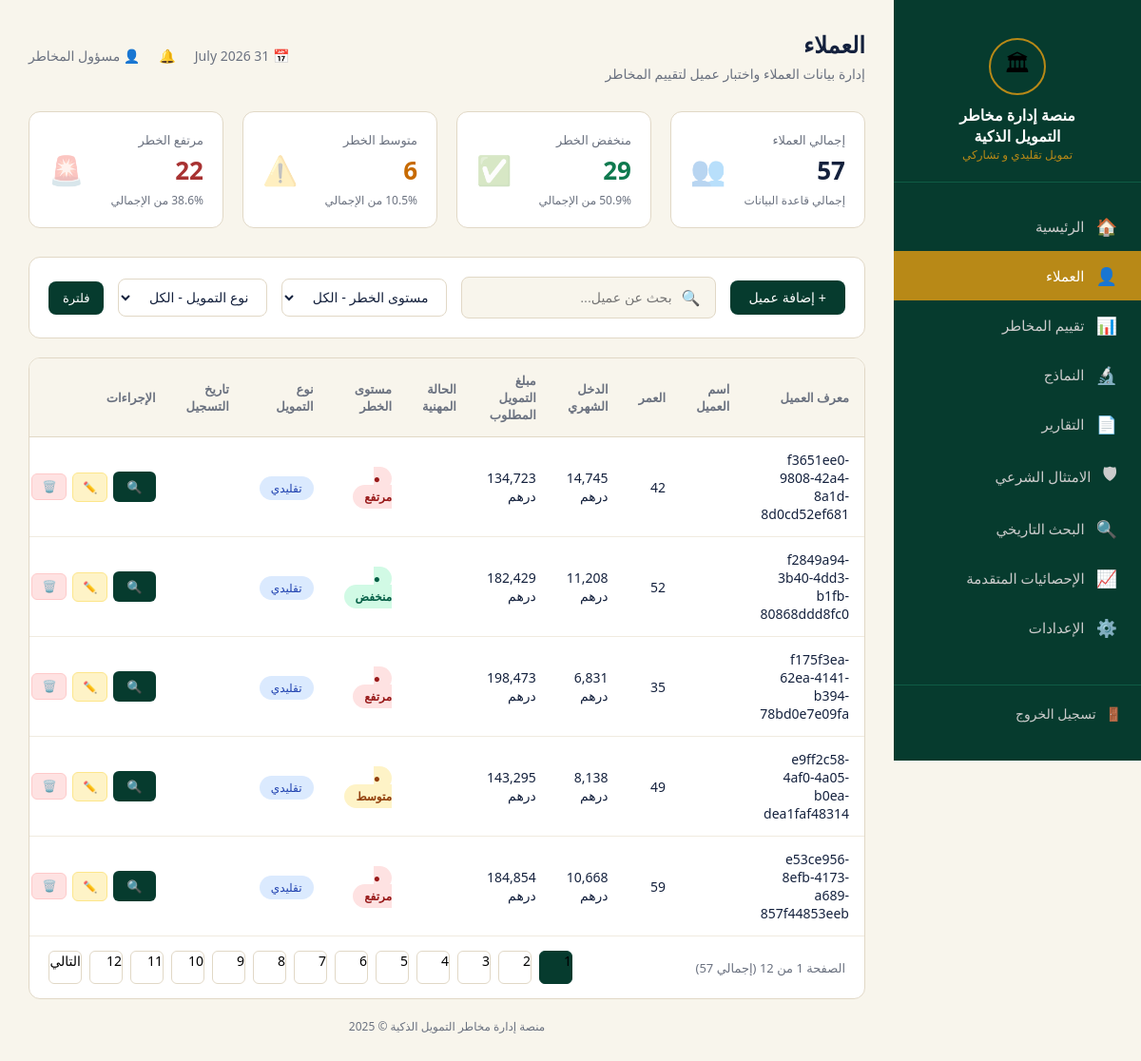
The app's page /clients (signed in) with its own data.
### tables this page shows
CREATE TABLE clients (
                id TEXT PRIMARY KEY,
                data TEXT
            );

### app.py (the view)
@app.route('/clients')
@login_required
def clients():
    date_str = datetime.now().strftime("%d %B %Y")
    search = request.args.get('search', '').lower()
    risk_filter = request.args.get('risk', 'الكل')
    type_filter = request.args.get('type', 'الكل')
    page = int(request.args.get('page', 1))
    clients_list = get_all_clients()
    filtered_clients = clients_list
    if search:
        filtered_clients = [c for c in filtered_clients if search in c['id'].lower() or search in c.get('job', '').lower()]
    if risk_filter != 'الكل':
        filtered_clients = [c for c in filtered_clients if c.get('risk_level') == risk_filter]
    if type_filter != 'الكل':
        filtered_clients = [c for c in filtered_clients if c.get('finance_type') == type_filter]
    total = len(clients_list)
    low = sum(1 for c in clients_list if c.get('risk_level') == 'منخفض')
    mid = sum(1 for c in clients_list if c.get('risk_level') == 'متوسط')
    high = sum(1 for c in clients_list if c.get('risk_level') == 'مرتفع')
    stats = {
        'total': total, 'low': low, 'mid': mid, 'high': high,
        'low_pct': round((low/total)*100, 1) if total else 0,
        'mid_pct': round((mid/total)*100, 1) if total else 0,
        'high_pct': round((high/total)*100, 1) if total else 0,
    }
    per_page = 5
    total_pages = max(1, (len(filtered_clients) + per_page - 1) // per_page)
    page = max(1, min(page, total_pages))
    start_idx = (page - 1) * per_page
    end_idx = start_idx + per_page
    paginated_clients = filtered_clients[start_idx:end_idx]
    return render_template('clients.html', clients=paginated_clients, stats=stats, date=date_str,
                           current_page=page, total_pages=total_pages, search=search, risk=risk_filter, type=type_filter)

### app.py (called while the page is built)
def get_db_connection():
    conn = sqlite3.connect(DB_FILE)
    conn.row_factory = sqlite3.Row
    return conn

def get_all_clients():
    if USE_FIREBASE and db:
        try:
            docs = db.collection('clients').order_by('id', direction=firestore.Query.DESCENDING).stream(timeout=5.0)
            return [doc.to_dict() for doc in docs]
        except Exception as e:
            print(f"Firestore get_all_clients error (timing out/offline): {e}")
    try:
        conn = get_db_connection()
        cursor = conn.cursor()
        cursor.execute("SELECT data FROM clients ORDER BY id DESC")
        rows = cursor.fetchall()
        conn.close()
        return [json.loads(row['data']) for row in rows]
    except Exception as e:
        print(f"SQLite get_all_clients error: {e}")
        return []

def login_required(f):
    @wraps(f)
    def decorated_function(*args, **kwargs):
        if 'logged_in' not in session:
            return redirect(url_for('login'))
        return f(*args, **kwargs)
    return decorated_function

### templates/clients.html (shortened to what this page needs)
{% extends 'base.html' %}
{% block content %}
<div class="topbar">
    <div>
        <h1>العملاء</h1>
        <p>إدارة بيانات العملاء واختبار عميل لتقييم المخاطر</p>
    </div>
    <div class="info">
        <span>📅 {{ date }}</span>
        <span>🔔</span>
        <span>👤 مسؤول المخاطر</span>
    </div>
</div>
<div class="stats">
    <div class="stat-card total">
        <div class="left">
            <div class="label">إجمالي العملاء</div>
            <div class="value">{{ stats.total }}</div>
            <div class="sub">إجمالي قاعدة البيانات</div>
        </div>
        <div class="icon">👥</div>
    </div>
    <div class="stat-card green">
        <div class="left">
            <div class="label">منخفض الخطر</div>
            <div class="value">{{ stats.low }}</div>
            <div class="sub">{{ stats.low_pct }}% من الإجمالي</div>
        </div>
        <div class="icon">✅</div>
    </div>
    <div class="stat-card orange">
        <div class="left">
            <div class="label">متوسط الخطر</div>
            <div class="value">{{ stats.mid }}</div>
            <div class="sub">{{ stats.mid_pct }}% من الإجمالي</div>
        </div>
        <div class="icon">⚠️</div>
    </div>
    <div class="stat-card red">
        <div class="left">
            <div class="label">مرتفع الخطر</div>
            <div class="value">{{ stats.high }}</div>
            <div class="sub">{{ stats.high_pct }}% من الإجمالي</div>
        </div>
        <div class="icon">🚨</div>
    </div>
</div>
<form method="GET" action="{{ url_for('clients') }}" class="filters">
    <button type="button" class="btn-add" onclick="document.getElementById('addModal').style.display='flex'">+ إضافة عميل</button>
    <div class="search-box">
        <span>🔍</span>
        <input type="text" name="search" placeholder="بحث عن عميل..." value="{{ search }}">
    </div>
    <select class="filter-select" name="risk">
        <option value="الكل" {% if risk == 'الكل' %}selected{% endif %}>مستوى الخطر - الكل</option>
    </select>
    <select class="filter-select" name="type">
        <option value="الكل" {% if type == 'الكل' %}selected{% endif %}>نوع التمويل - الكل</option>
    </select>
    <button type="submit" class="btn-assess" style="padding: 10px 15px; border-radius: 8px;">فلترة</button>
</form>
<div class="table-card">
    <table>
        <thead>
            <tr>
                <th>معرف العميل</th>
                <th>اسم العميل</th>
                <th>العمر</th>
                <th>الدخل الشهري</th>
                <th>مبلغ التمويل المطلوب</th>
                <th>الحالة المهنية</th>
                <th>مستوى الخطر</th>
                <th>نوع التمويل</th>
                <th>تاريخ التسجيل</th>
                <th>الإجراءات</th>
            </tr>
        </thead>
        <tbody>
            {% for client in clients %}
            <tr>
                <td>{{ client.id }}</td>
                <td>{{ client.name }}</td>
                <td>{{ client.age }}</td>
                <td>{{ "{:,.0f}".format(client.income) }} درهم</td>
                <td>{{ "{:,.0f}".format(client.loan_amount) }} درهم</td>
                <td>{{ client.job }}</td>
                <td>
                    {% if client.risk_level == 'منخفض' %}
                        <span class="badge-risk low">● منخفض</span>
                    {% elif client.risk_level == 'متوسط' %}
                        <span class="badge-risk mid">● متوسط</span>
                    {% else %}
                        <span class="badge-risk high">● مرتفع</span>
                    {% endif %}
                </td>
                <td>
                    {% if client.finance_type == 'تشاركي' %}
                        <span class="badge-type part">تشاركي</span>
                    {% else %}
                        <span class="badge-type trad">تقليدي</span>
                    {% endif %}
                </td>
                <td>{{ client.date }}</td>
                <td>
                    <div class="action-btns">
                        <a class="btn-assess" href="{{ url_for('risk_assessment_client', client_id=client.id) }}" title="تقييم المخاطر">🔍</a>
                        <a class="btn-edit-sm" href="{{ url_for('edit_client_route', client_id=client.id) }}" title="تعديل">✏️</a>
                        <button class="btn-delete-sm" onclick="confirmDelete('{{ client.id }}')" title="حذف">🗑️</button>
                    </div>
                </td>
            </tr>
            {% endfor %}
        </tbody>
    </table>
    <div class="pagination">
        <div class="page-info">الصفحة {{ current_page }} من {{ total_pages }} (إجمالي {{ stats.total }})</div>
        <div class="pages">
            {% for p in range(1, total_pages + 1) %}
            <a href="{{ url_for('clients', page=p, search=search, risk=risk, type=type) }}" class="page-btn {% if p == current_page %}active{% endif %}" style="text-decoration:none; color:inherit;">{{ p }}</a>
            {% endfor %}
            {% if current_page < total_pages %}
            <a href="{{ url_for('clients', page=current_page+1, search=search, risk=risk, type=type) }}" class="page-btn" style="text-decoration:none; color:inherit;">التالي</a>
            {% endif %}
        </div>
    </div>
</div>
{% endblock %}

### templates/base.html (shortened to what this page needs)
<!DOCTYPE html>
<html lang="ar" dir="rtl">
<head>
    <link rel="stylesheet" href="{{ url_for('static', filename='CSS/style.css') }}">
</head>
<body>
    <div class="sidebar" id="sidebar">
        <div class="logo-area">
            <div class="icon">🏛</div>
            <h2>منصة إدارة مخاطر<br>التمويل الذكية</h2>
            <p>تمويل تقليدي و تشاركي</p>
        </div>
        <a href="{{ url_for('dashboard') }}" class="nav-item {% if request.endpoint == 'dashboard' %}active{% endif %}"><span>🏠</span> الرئيسية</a>
        <a href="{{ url_for('clients') }}" class="nav-item {% if request.endpoint == 'clients' %}active{% endif %}"><span>👤</span> العملاء</a>
        <a href="{{ url_for('risk_assessment') }}" class="nav-item {% if request.endpoint == 'risk_assessment' %}active{% endif %}"><span>📊</span> تقييم المخاطر</a>
        <a href="{{ url_for('models') }}" class="nav-item {% if request.endpoint == 'models' %}active{% endif %}"><span>🔬</span> النماذج</a>
        <a href="{{ url_for('reports') }}" class="nav-item {% if request.endpoint == 'reports' %}active{% endif %}"><span>📄</span> التقارير</a>
        <a href="{{ url_for('sharia_compliance') }}" class="nav-item {% if request.endpoint == 'sharia_compliance' %}active{% endif %}"><span>🛡</span> الامتثال الشرعي</a>
        <a href="{{ url_for('historical_search') }}" class="nav-item {% if request.endpoint == 'historical_search' %}active{% endif %}"><span>🔍</span> البحث التاريخي</a>
        <a href="{{ url_for('analytics') }}" class="nav-item {% if request.endpoint == 'analytics' %}active{% endif %}"><span>📈</span> الإحصائيات المتقدمة</a>
        <a href="{{ url_for('settings') }}" class="nav-item {% if request.endpoint == 'settings' %}active{% endif %}"><span>⚙️</span> الإعدادات</a>
        <div class="logout">
            <a href="{{ url_for('logout') }}"><span>🚪</span> تسجيل الخروج</a>
        </div>
    </div>
    <div class="main">
        {% block content %}{% endblock %}
        <div class="footer">منصة إدارة مخاطر التمويل الذكية © 2025</div>
    </div>
</body>
</html>

### templates/clients.html (style rules this page uses)
.action-btns { display: flex; gap: 6px; align-items: center; }
.btn-edit-sm { padding: 6px 10px; background: #FEF3C7; color: #92400E; border: 1px solid #FDE68A; border-radius: 6px; font-size: 12px; cursor: pointer; text-decoration: none; white-space: nowrap; transition: all 0.2s; }
.btn-delete-sm { padding: 6px 10px; background: #FEE2E2; color: #991B1B; border: 1px solid #FECACA; border-radius: 6px; font-size: 12px; cursor: pointer; white-space: nowrap; transition: all 0.2s; }

### records on screen
clients: id "f3651ee0-9808-42a4-8a1d-8d0cd52ef681", age "42", income "14,745", loan_amount "134,723", shows "● مرتفع"
clients: id "f2849a94-3b40-4dd3-b1fb-80868ddd8fc0", age "52", income "11,208", loan_amount "182,429", shows "● منخفض"
clients: id "f175f3ea-62ea-4141-b394-78bd0e7e09fa", age "35", income "6,831", loan_amount "198,473", shows "● مرتفع"
clients: id "e9ff2c58-4af0-4a05-b0ea-dea1faf48314", age "49", income "8,138", loan_amount "143,295", shows "● متوسط"
clients: id "e53ce956-8efb-4173-a689-857f44853eeb", age "59", income "10,668", loan_amount "184,854", shows "● مرتفع"

### other values on screen
{{ stats.total }} "57"
{{ stats.low }} "29"
{{ stats.low_pct }} "50.9"
{{ stats.mid }} "6"
{{ stats.mid_pct }} "10.5"
{{ stats.high }} "22"
{{ stats.high_pct }} "38.6"
{{ p }} "1" "2" "3" "4" "5" "6" "7" "8" "9" "10" "11" "12"
